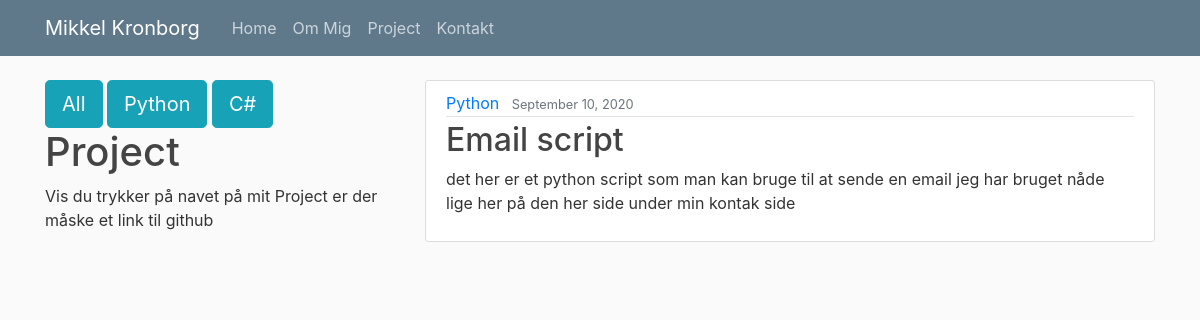
The app's page /project/python/, older data.
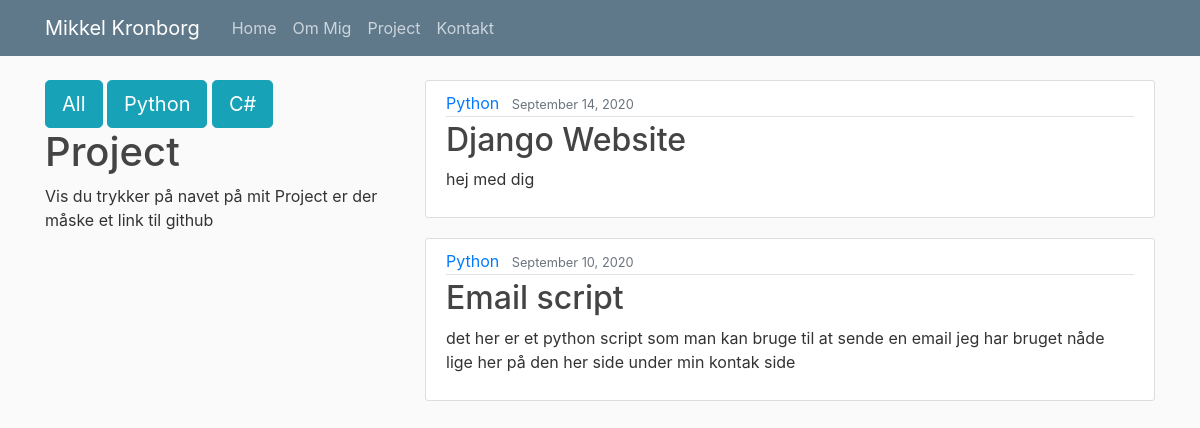
The same page, newer data.
### web/models.py (models this page shows, shortened)
class Post(models.Model):
    title = models.CharField(max_length=100)
    language = models.CharField(max_length=50)
    link = models.CharField(max_length=300)
    content = models.TextField()
    date_posted = models.DateTimeField(default=timezone.now)
    author = models.ForeignKey(User, on_delete=models.CASCADE)

### web/views.py (the view)
# urls.py: path('project/python/', PythonList.as_view(), name='web-python'),
class PythonList(ListView):
    model = Post
    template_name = 'web/ppython.html'  # <app>/<model>_<viewtype>.html
    context_object_name = 'posts'
    ordering = ['-date_posted']

### web/templates/web/ppython.html
{% extends "web/base.html" %}
{% load static %}
{% block content %}
<div class="row">
  <div class="col-4">
    <div class="form-actions">
        <a href='{% url 'web-project' %}'><button class="btn btn-info btn-lg">All</button></a>
        <a href='{% url 'web-python' %}'><button class="btn btn-info btn-lg">Python</button></a>
        <a href='{% url 'web-c#' %}'><button class="btn btn-info btn-lg">C#</button></a>
    </div>
      <h1>Project</h1>
      <p>
          Vis du trykker på
          navet på mit Project er der måske et link til github
      </p>
  </div>
  <div class="col-8">
      {% for post in posts %}
          {% if post.language == "Python" %}
            <article class="media content-section">
              <div class="media-body">
                <div class="article-metadata">
                  <a class="mr-2" href="#">{{ post.language }}</a>
                  <small class="text-muted">{{ post.date_posted|date:"F d, Y" }}</small>
                </div>
                <h2><a class="article-title" href="{{ post.link }}" target="_blank">{{ post.title }}</a></h2>
                <p class="article-content">{{ post.content }}</p>
              </div>
            </article>
          {% endif %}
        {% endfor %}
{% endblock content %}

Row changes from the older to the newer data that the page shows:
added Post: language "Python", date_posted "September 14, 2020", title "Django Website", content "hej med dig"
